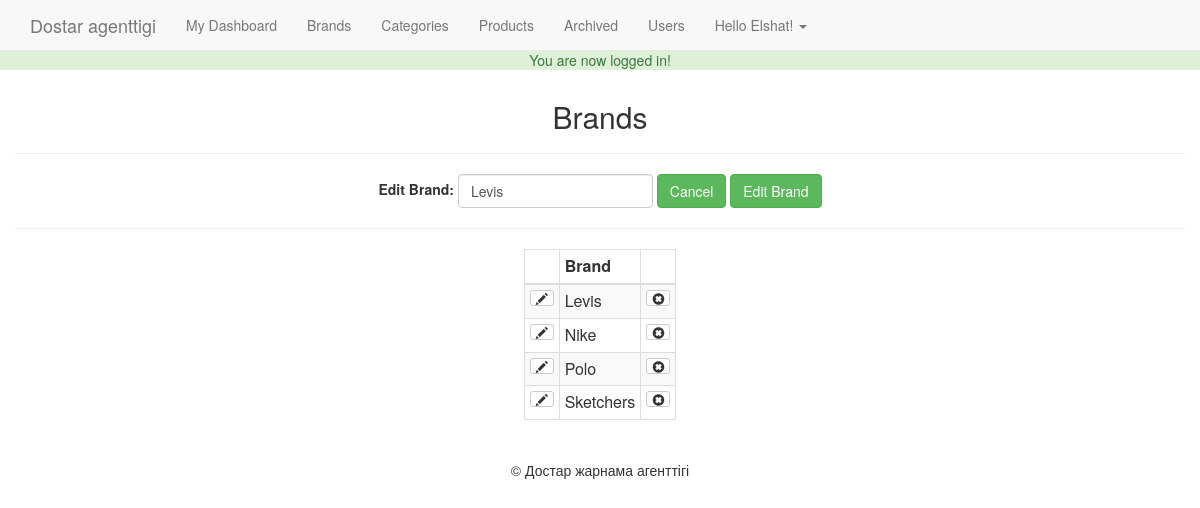
Screenshot of /admin/brands.php?edit=1 (signed in) with the database file from the repository.
### tables this page shows
CREATE TABLE IF NOT EXISTS `brand` (
  `id` int(11) NOT NULL AUTO_INCREMENT,
  `brand` varchar(255) NOT NULL,
  PRIMARY KEY (`id`)
);

### helpers/helpers.php (called while the page is built, shortened)
<?php
function sanitize($dirty){
	return htmlentities($dirty,ENT_QUOTES,"UTF-8");
}

### admin/brands.php (the view, shortened to what this page needs)
<?php
require_once '../core/init.php';
include 'includes/head.php';
include 'includes/navigation.php';
$sql="SELECT * FROM brand ORDER BY brand";
$results=$db->query($sql);
if (isset($_GET['edit']) && !empty($_GET['edit'])) {
	$edit_id=(int)$_GET['edit'];
	$edit_id=sanitize($edit_id);
	$sql2="SELECT * FROM brand WHERE id='$edit_id'";
	$edit_result=$db->query($sql2);
	$eBrand=mysqli_fetch_assoc($edit_result);
}
?>
<h2 class="text-center"> Brands</h2><hr>
<div class="text-center">
	<form class="form-inline" action="brands.php <?= ((isset($_GET['edit']))?'?edit='.$edit_id:''); ?>" method="post">
		<div class="form-group">
		<?php
		$brand_value='';
		if (isset($_GET['edit'])) {
			$brand_value=$eBrand['brand'];
			}else{
				if (isset($_POST['brand'])) {
					$brand_value=sanitize($_POST['brand']);
				}
			} ?>
		<label for="brand"><?= ((isset($_GET['edit']))?'Edit':'Add A'); ?> Brand:</label>
		<input type="text" name="brand" id="brand" class="form-control" value="<?=$brand_value; ?>">
		<?php if(isset($_GET['edit'])): ?>
			<a href="brands.php" class="btn btn-success">Cancel</a>
	<?php endif; ?>
		<input type="submit" name="add_submit" value="<?= ((isset($_GET['edit']))?'Edit':'Add A'); ?> Brand" class="btn btn-success">
		</div>
	</form>
</div><hr>
<table class="table table-bordered table-striped table-auto table-condensed">
<thead>
	<th></th><th>Brand</th><th></th>
</thead>
<tbody>
<?php while($brand=mysqli_fetch_assoc($results)): ?>
	<tr>
		<td><a href="brands.php?edit=<?= $brand['id']; ?>" class="btn btn-xs btn-default"><span class="glyphicon glyphicon-pencil"></span></a></td>
		<td><?=$brand['brand']; ?></td>
		<td><a href="brands.php?delete=<?= $brand['id']; ?>" class="btn btn-xs btn-default"><span class="glyphicon glyphicon-remove-sign"></span></a></td>
	</tr>
<?php endwhile; ?>
</tbody>
</table>
<?php include 'includes/footer.php'; ?>

### css/main.css (style rules this page uses)
body { padding-top: 50px; padding-bottom: 50px; }
.table-auto { width: auto; margin: 0 auto; }

### rows the page displays
brand: brand "Levis"
brand: brand "Nike"
brand: brand "Polo"
brand: brand "Sketchers"

### other values shown
$_SESSION['success_flash'] "You are now logged in!"
$user_data['first'] "Elshat"
